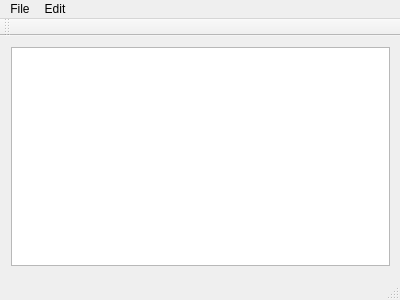
<?xml version="1.0" encoding="UTF-8"?>
<ui version="4.0">
 <class>MainWindow</class>
 <widget class="QMainWindow" name="MainWindow">
  <property name="geometry">
   <rect>
    <x>0</x>
    <y>0</y>
    <width>400</width>
    <height>300</height>
   </rect>
  </property>
  <property name="windowTitle">
   <string>MainWindow</string>
  </property>
  <widget class="QWidget" name="centralWidget">
   <widget class="QWidget" name="verticalLayoutWidget">
    <property name="geometry">
     <rect>
      <x>0</x>
      <y>0</y>
      <width>401</width>
      <height>241</height>
     </rect>
    </property>
    <layout class="QVBoxLayout" name="verticalLayout">
     <item>
      <widget class="QTextEdit" name="textEdit"/>
     </item>
    </layout>
   </widget>
  </widget>
  <widget class="QMenuBar" name="menuBar">
   <property name="geometry">
    <rect>
     <x>0</x>
     <y>0</y>
     <width>400</width>
     <height>26</height>
    </rect>
   </property>
   <widget class="QMenu" name="menuFile">
    <property name="title">
     <string>File</string>
    </property>
    <addaction name="actionNew"/>
    <addaction name="actionOpen"/>
    <addaction name="actionSave_As"/>
    <addaction name="actionPrint"/>
    <addaction name="actionExit"/>
   </widget>
   <widget class="QMenu" name="menuEdit">
    <property name="title">
     <string>Edit</string>
    </property>
    <addaction name="actionCopy"/>
    <addaction name="actionPaste"/>
    <addaction name="actionCut"/>
    <addaction name="actionRedo"/>
    <addaction name="actionUndo"/>
   </widget>
   <addaction name="menuFile"/>
   <addaction name="menuEdit"/>
  </widget>
  <widget class="QToolBar" name="mainToolBar">
   <attribute name="toolBarArea">
    <enum>TopToolBarArea</enum>
   </attribute>
   <attribute name="toolBarBreak">
    <bool>false</bool>
   </attribute>
  </widget>
  <widget class="QStatusBar" name="statusBar"/>
  <action name="actionCopy">
   <property name="icon">
    <iconset>
     <normalon>:/imgs/tool icons/icons8-copy-64.png</normalon>
    </iconset>
   </property>
   <property name="text">
    <string>Copy</string>
   </property>
  </action>
  <action name="actionPaste">
   <property name="icon">
    <iconset resource="resource.qrc">
     <normaloff>:/imgs/icons8-paste-32.png</normaloff>:/imgs/icons8-paste-32.png</iconset>
   </property>
   <property name="text">
    <string>Paste</string>
   </property>
  </action>
  <action name="actionCut">
   <property name="icon">
    <iconset>
     <normalon>:/imgs/tool icons/scissors.png</normalon>
    </iconset>
   </property>
   <property name="text">
    <string>Cut</string>
   </property>
  </action>
  <action name="actionRedo">
   <property name="icon">
    <iconset>
     <normalon>:/imgs/tool icons/icons8-redo-50.png</normalon>
    </iconset>
   </property>
   <property name="text">
    <string>Redo</string>
   </property>
  </action>
  <action name="actionNew">
   <property name="icon">
    <iconset resource="resource.qrc">
     <normaloff>:/imgs/icons8-new-24.png</normaloff>:/imgs/icons8-new-24.png</iconset>
   </property>
   <property name="text">
    <string>New</string>
   </property>
  </action>
  <action name="actionOpen">
   <property name="icon">
    <iconset resource="resource.qrc">
     <normaloff>:/imgs/icons8-open-door-30.png</normaloff>:/imgs/icons8-open-door-30.png</iconset>
   </property>
   <property name="text">
    <string>Open</string>
   </property>
  </action>
  <action name="actionSave_As">
   <property name="icon">
    <iconset resource="resource.qrc">
     <normaloff>:/imgs/icons8-save-50.png</normaloff>:/imgs/icons8-save-50.png</iconset>
   </property>
   <property name="text">
    <string>Save As</string>
   </property>
  </action>
  <action name="actionPrint">
   <property name="icon">
    <iconset>
     <normalon>:/imgs/tool icons/printer.png</normalon>
    </iconset>
   </property>
   <property name="text">
    <string>Print</string>
   </property>
  </action>
  <action name="actionExit">
   <property name="icon">
    <iconset>
     <normalon>:/imgs/tool icons/icons8-exit-100.png</normalon>
    </iconset>
   </property>
   <property name="text">
    <string>Exit</string>
   </property>
  </action>
  <action name="actionUndo">
   <property name="icon">
    <iconset>
     <normalon>:/imgs/tool icons/undo-arrow.png</normalon>
    </iconset>
   </property>
   <property name="text">
    <string>Undo</string>
   </property>
  </action>
 </widget>
 <layoutdefault spacing="6" margin="11"/>
 <resources>
  <include location="resource.qrc"/>
 </resources>
 <connections/>
</ui>
